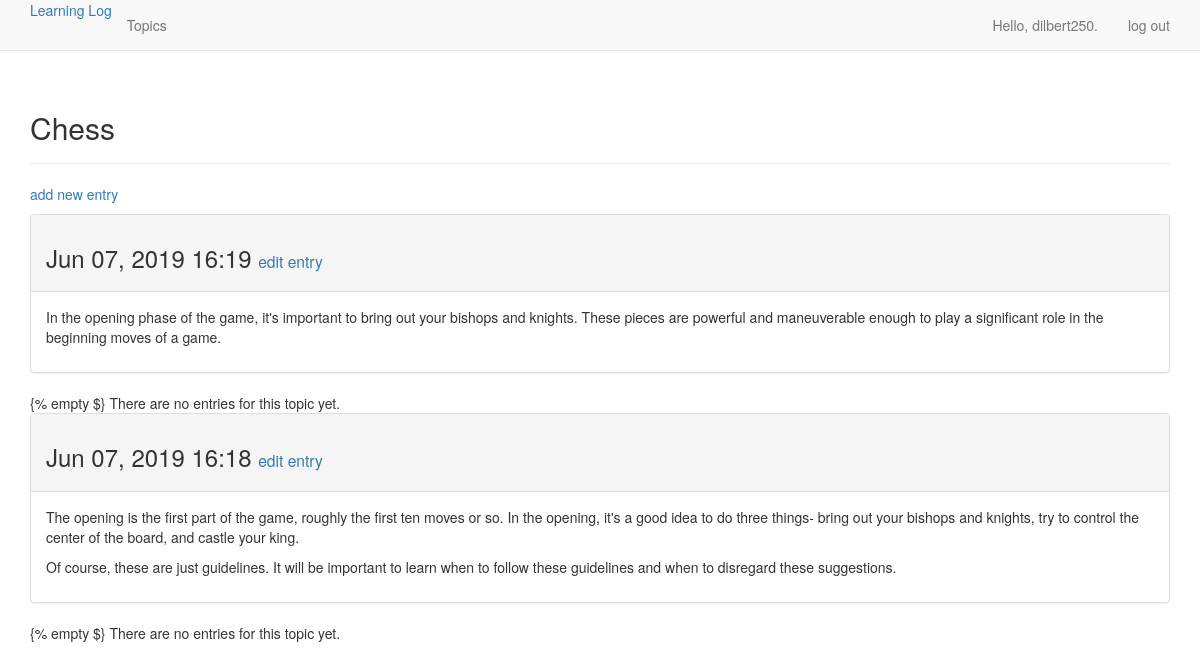
The app's page /topics/1 (signed in), older data.
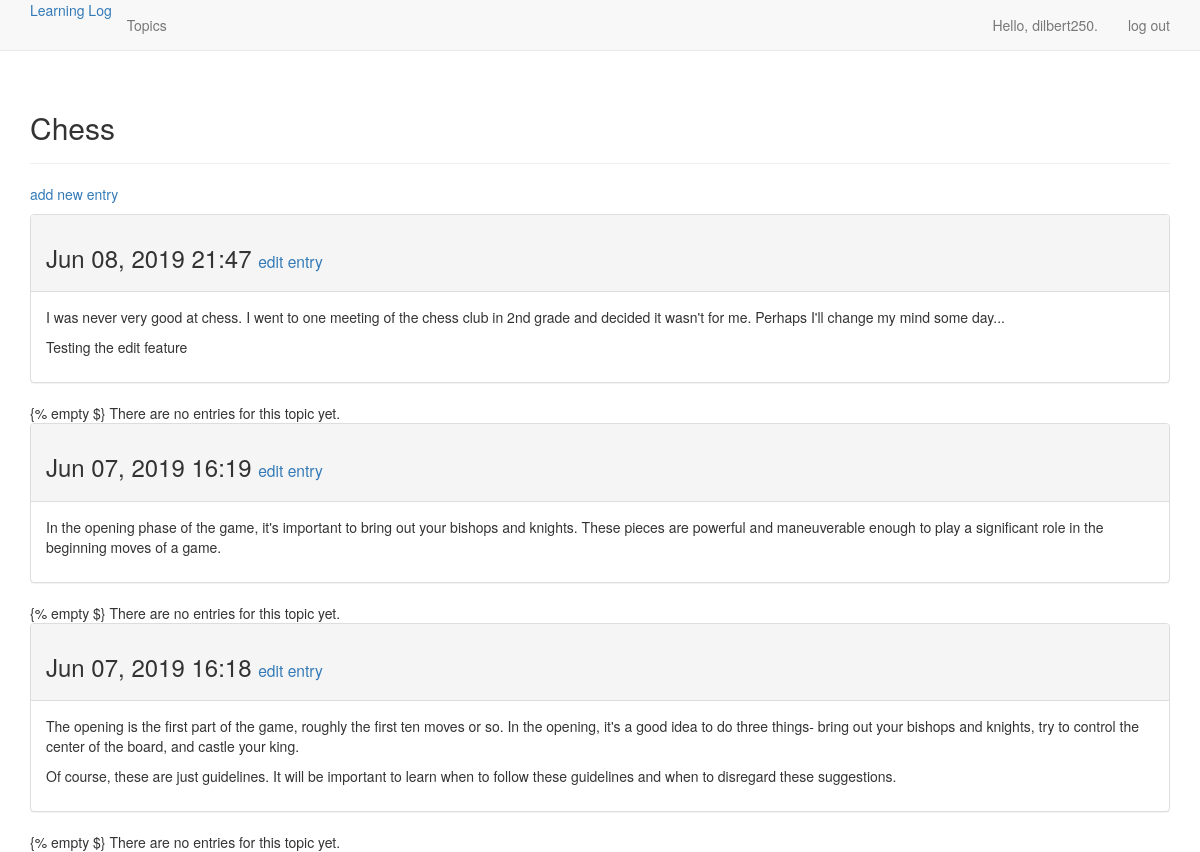
The same page, newer data.
### learning_logs/models.py (models this page shows, shortened)
class Topic(models.Model):
    text = models.CharField(max_length=200)
    date_added = models.DateTimeField(auto_now_add=True)
    owner = models.ForeignKey(User, on_delete=models.CASCADE)
    def __str__(self):
        return self.text

class Entry(models.Model):
    topic = models.ForeignKey(Topic, on_delete=models.CASCADE)
    text = models.TextField()
    date_added = models.DateTimeField(auto_now_add=True)
    class Meta:
        verbose_name_plural = 'entries'

### learning_logs/views.py (the view)
# urls.py: path('topics/<int:topic_id>', views.topic, name='topic'),
@login_required
def topic(request, topic_id):
    topic = Topic.objects.get(id=topic_id)
    check_user(request, topic)
    entries = topic.entry_set.order_by('-date_added')
    context = {'topic': topic, 'entries': entries}
    return render(request, 'learning_logs/topic.html', context)

### learning_logs/views.py (called while the page is built)
def check_user(request, topic):
    if topic.owner != request.user:
        raise Http404
    return

### learning_logs/templates/learning_logs/topic.html (shortened to what this page needs)
{% extends 'learning_logs/base.html' %}
{% block header %}
    <h2>{{topic}}</h2>
{% endblock header %}
{% block content %}
    <p>
        <a href="{% url 'learning_logs:new_entry' topic.id %}">add new entry</a>
    </p>
{% for entry in entries %}
    <div class="panel panel-default">
        <div class="panel-heading">
            <h3>
                {{entry.date_added|date:'M d, Y H:i'}}
                <small>
                    <a href="{% url 'learning_logs:edit_entry' entry.id %}">
                    edit entry</a>
                </small>
            </h3>
        </div>
        <div class="panel-body">
            {{entry.text|linebreaks}}
        </div>
    </div>
{% endblock content %}

### learning_logs/templates/learning_logs/base.html (shortened to what this page needs)
{% load bootstrap3 %}
<!DOCTYPE html>
<html lang='en'>
    <head>
        {% bootstrap_css %}
    </head>
    <body>
        <nav class="navbar navbar-default navbar-static-top">
            <div class="container">
                <div class="navbar-header">
                    <a c;ass="navbar-brand" href="{% url 'learning_logs:index' %}">Learning Log</a>
                </div>
                <div id="navbar" class="navbar-collapse collapse">
                    <ul class="nav navbar-nav">
                        <li><a href="{% url 'learning_logs:topics' %}">Topics</a></li>
                    </ul>
                    <ul class="nav navbar-nav navbar-right">
                        {% if user.is_authenticated %}
                            <li><a>Hello, {{user.username}}.</a></li>
                            <li><a href="{% url 'users:logout' %}">log out</a></li>
                        {% else %}
                            <li><a href="{% url 'users:register' %}">register</a></li>
                            <li><a href="{% url 'users:login' %}">login</a></li>
                        {% endif %}
                    </ul>
                </div>
            </div>
        </nav>
        <div class="container">
            <div class="page-header">
                {% block header %}{% endblock header %}
            </div>
            <div>
                {% block content %}{% endblock content %}
            </div>
        </div>
    </body>
</html>

Row changes from the older to the newer data that the page shows:
added Entry: date_added "Jun 08, 2019 21:47", text "I was never very good at chess. I went to one meeting of the chess club in 2nd grade and decided it wasn't for me. Perhaps I'll change my mind some day... Testing the edit feature"
